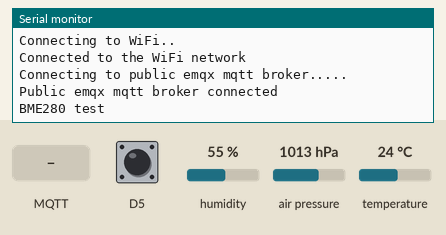
Simulated run of this sketch. Board: ESP8266 (NodeMCU). Shown: the last lines printed to the serial monitor. The inputs (shaded band) are chosen by the test bench; at power-on: D5 HIGH, humidity 55 %, air pressure 1013 hPa, temperature 24 °C. WiFi joins after 1.5 s; servers stay silent unless stated; no MQTT or app messages arrive unless stated.

Above: at 2.7 s.
2.8 s: MQTT message "1" arrives on the first subscribed topic
At 7.3 s:
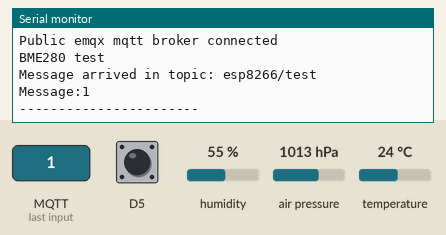
8.0 s: MQTT message "on" arrives on the first subscribed topic
At 12.6 s:
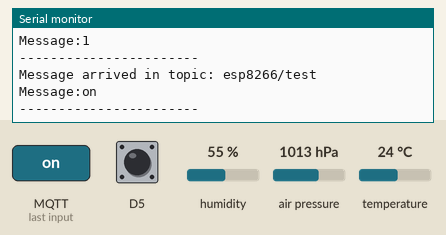
13.0 s: MQTT message "off" arrives on the first subscribed topic
At 17.9 s:
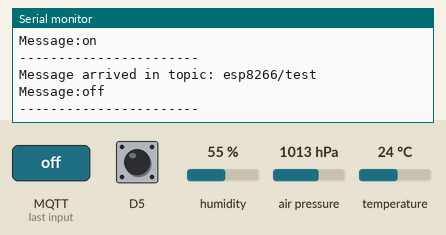

Measured:
- after the input at 2.8 s, the serial monitor: prints a new line after 3.8 s (image 1)
- after the input at 8.0 s, the serial monitor: prints a new line after 3.6 s (image 2)
- after the input at 13.0 s, the serial monitor: prints a new line after 3.6 s (image 3)

The sketch:

rain_mqtt.ino
```cpp
#include <ESP8266WiFi.h>
#include <PubSubClient.h>
#include <Adafruit_Sensor.h>
#include <Adafruit_BME280.h>
const char *ssid = "AirMac Time Capsule"; // Enter your WiFi name
const char *password = "xiaopenbaka233";  // Enter WiFi password
const char *mqtt_broker = "192.168.1.134";
const int mqtt_port = 1883;

char chaValues[150];
//char rainValues[20];
String SValues;
String Tmsg;
String Pmsg;
String Amsg;
String Hmsg;
String Rmsg;
//String rain="is raining!";
//String norain="is not raining!";


// Create the sensor instance
#define BME_SCK 13
#define BME_MISO 12
#define BME_MOSI 11
#define BME_CS 10
#define SEALEVELPRESSURE_HPA (1013.25)
Adafruit_BME280 bme; // I2C


WiFiClient espClient;
PubSubClient client(espClient);

void setup() {
  // Set software serial baud to 115200;
  Serial.begin(115200);
  // connecting to a WiFi network
  WiFi.begin(ssid, password);
  while (WiFi.status() != WL_CONNECTED) {
    delay(500);
    Serial.println("Connecting to WiFi..");
  }
  Serial.println("Connected to the WiFi network");
  //connecting to a mqtt broker
  client.setServer(mqtt_broker, mqtt_port);
  client.setCallback(callback);
  while (!client.connected()) {
    Serial.println("Connecting to public emqx mqtt broker.....");
    if (client.connect("esp8266-client")) {
      Serial.println("Public emqx mqtt broker connected");
    } else {
      Serial.print("failed with state ");
      Serial.print(client.state());
      delay(2000);
    }
  }
  //connecting to bme280
  Serial.println(F("BME280 test"));
  bool status;
  status = bme.begin(0x76);
  if (!status)
  {
    Serial.println("Could not find a valid BME280 sensor, check wiring!");
    while (1)
      ;
    Serial.println("-- Default Test --");

    Serial.println();
  }
  //water sensor set
  pinMode(D5,INPUT);
}

void callback(char *topic, byte *payload, unsigned int length) {
  Serial.print("Message arrived in topic: ");
  Serial.println(topic);
  Serial.print("Message:");
  for (int i = 0; i < length; i++) {
    Serial.print((char) payload[i]);
  }
  Serial.println();
  Serial.println("-----------------------");
}

void printValues() {
    Serial.print("Temperature = ");
    Serial.print(bme.readTemperature());
    Serial.println(" *C");

    Serial.print("Pressure = ");
    Serial.print(bme.readPressure() / 100.0F);
    Serial.println(" hPa");

    Serial.print("Approx. Altitude = ");
    Serial.print(bme.readAltitude(SEALEVELPRESSURE_HPA));
    Serial.println(" m");

    Serial.print("Humidity = ");
    Serial.print(bme.readHumidity());
    Serial.println(" %");

    Serial.println();
}
void seedValues(){
  int n=digitalRead(D5);
  Tmsg="\"Temperature\":"+String(bme.readTemperature())+",";
  Pmsg="\"Pressure\":"+String(bme.readPressure() / 100.0F)+",";
  Amsg="\"Approx.Altitude\":"+String(bme.readAltitude(SEALEVELPRESSURE_HPA))+",";
  Hmsg="\"Humidity\":"+String(bme.readHumidity())+",";
  if(n==LOW){
    Rmsg="\"rain\":1";
  }else Rmsg="\"rain\":0";
  SValues="{"+Tmsg+Pmsg+Amsg+Hmsg+Rmsg+"}";
  //SValues=Tmsg+Pmsg;
}
void loop() {
  client.loop();
  //printValues();
  seedValues();
  SValues.toCharArray(chaValues,150);
  client.publish("esp8266/test",chaValues, true);
  client.subscribe("esp8266/test");
  /*int n=digitalRead(D5);
  if(n==LOW)
  {
    //Serial.println("is raining");
    rain.toCharArray(rainValues,20);
    client.publish("esp8266/rain",rainValues,true);
    client.subscribe("esp8266/rain");
  }
  else{
    norain.toCharArray(rainValues,20);
    client.publish("esp8266/rain",rainValues,true);
    client.subscribe("esp8266/rain");
  }*/
  delay(5000);
}
```
